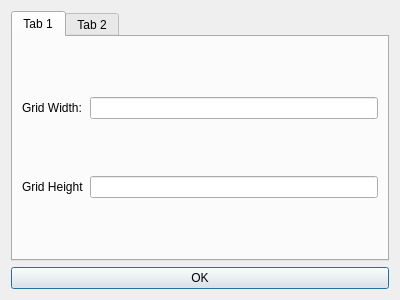
<?xml version="1.0" encoding="UTF-8"?>
<ui version="4.0">
 <class>Settings</class>
 <widget class="QDialog" name="Settings">
  <property name="geometry">
   <rect>
    <x>0</x>
    <y>0</y>
    <width>400</width>
    <height>300</height>
   </rect>
  </property>
  <property name="windowTitle">
   <string>Dialog</string>
  </property>
  <layout class="QVBoxLayout" name="verticalLayout">
   <item>
    <widget class="QTabWidget" name="tabWidget">
     <property name="currentIndex">
      <number>0</number>
     </property>
     <widget class="QWidget" name="tab">
      <attribute name="title">
       <string>Tab 1</string>
      </attribute>
      <layout class="QGridLayout" name="gridLayout">
       <item row="0" column="0">
        <widget class="QLabel" name="gridWidthLabel">
         <property name="text">
          <string>Grid Width:</string>
         </property>
        </widget>
       </item>
       <item row="1" column="0">
        <widget class="QLabel" name="gridHeightLabel">
         <property name="text">
          <string>Grid Height</string>
         </property>
        </widget>
       </item>
       <item row="1" column="1">
        <widget class="QLineEdit" name="gridHeightEdit"/>
       </item>
       <item row="0" column="1">
        <widget class="QLineEdit" name="gridWidthEdit"/>
       </item>
      </layout>
     </widget>
     <widget class="QWidget" name="tab_2">
      <attribute name="title">
       <string>Tab 2</string>
      </attribute>
     </widget>
    </widget>
   </item>
   <item>
    <widget class="QPushButton" name="OK">
     <property name="text">
      <string>OK</string>
     </property>
    </widget>
   </item>
  </layout>
 </widget>
 <resources/>
 <connections/>
</ui>
